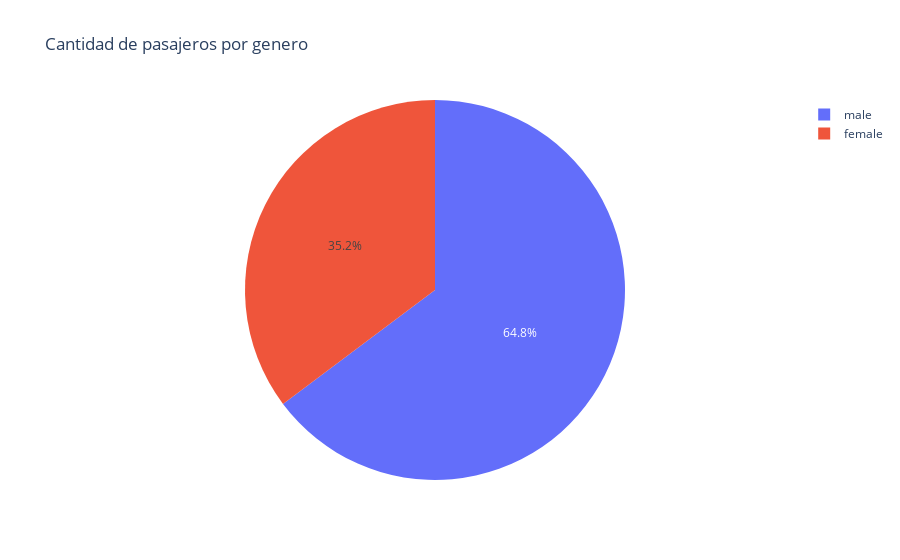

The notebook cell this image was saved under:
### Code cell
fig=px.pie(
    #se pasa el df
    pasajeros,
    names = "Sex", # nombre de la categoria
    values = "PassengerId", # cantidad de pasajeros
    title = "Cantidad de pasajeros por genero"
)
fig.show() # grafica interactiva

### Figure 1 — Plotly figure (JSON) as saved in the notebook; plotly's stock layout.template omitted (floating-point values rounded to 4 significant figures)
{"data": [{"domain": {"x": [0, 1], "y": [0, 1]}, "hovertemplate": "Sex=%{label}<br>PassengerId=%{value}<extra></extra>", "labels": ["female", "male"], "legendgroup": "", "name": "", "showlegend": true, "type": "pie", "values": [314, 577]}], "layout": {"legend": {"tracegroupgap": 0}, "title": {"text": "Cantidad de pasajeros por genero"}}}
